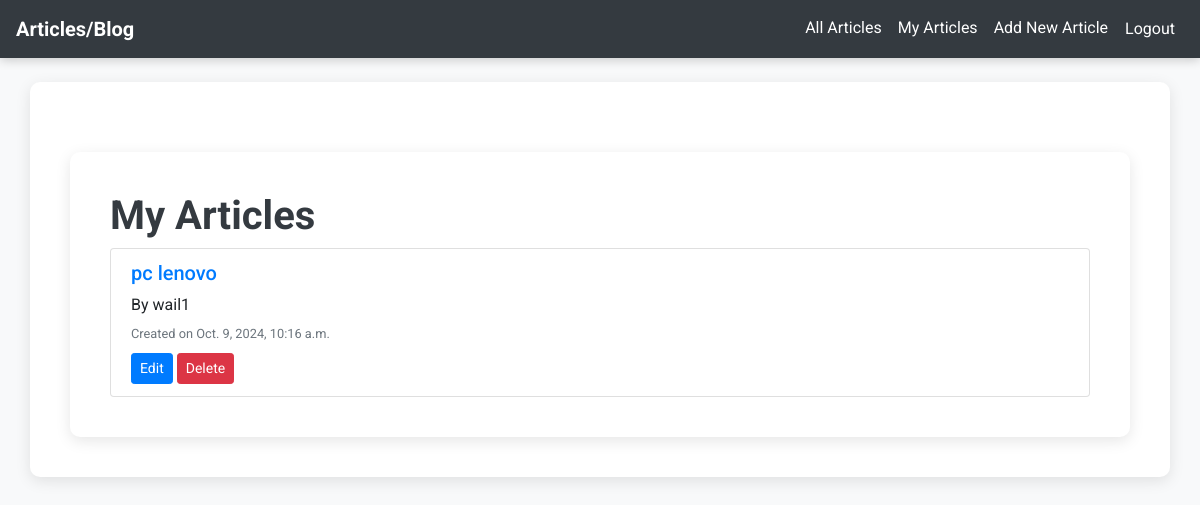
/my_articles/ (signed in), run on an earlier commit of the app's database.
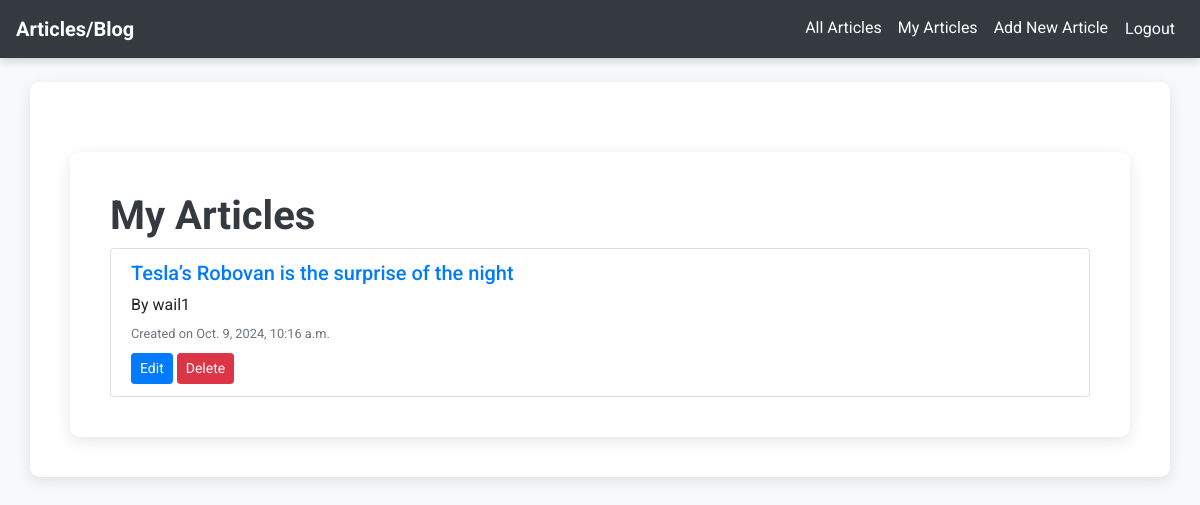
And on a later commit of the database.
### blog/models.py (models this page shows, shortened)
class Article(models.Model):
    title = models.CharField(max_length=200)
    content = models.TextField()
    author = models.ForeignKey(User, on_delete=models.CASCADE)
    created_at = models.DateTimeField(auto_now_add=True)

### blog/views.py (the view)
# urls.py: path('my_articles/', views.my_articles, name='my_articles'),
@login_required
def my_articles(request):
    articles = Article.objects.filter(author=request.user)
    return render(request, 'blog/my_articles.html', {'articles': articles})

### blog/templates/blog/my_articles.html (shortened to what this page needs)
{% extends 'base.html' %}
{% block content %}
  <div class="container">
    <h1>My Articles</h1>
    <ul class="list-group">
      {% for article in articles %}
      <li class="list-group-item">
        <h5 class="article-title">
          <a href="{% url 'article_detail' article.id %}">{{ article.title }}</a>
        </h5>
        <p class="mb-1">By {{ article.author }}</p>
        <small class="text-muted">Created on {{ article.created_at }}</small>
        <div class="mt-2">
          <a href="{% url 'edit_article' article.id %}" class="btn btn-sm btn-primary">Edit</a>
          <a href="{% url 'delete_article' article.id %}" class="btn btn-sm btn-danger">Delete</a>
        </div>
      </li>
      {% endfor %}
    </ul>
  </div>
{% endblock %}

What changed in the data, as far as the page shows it:
changed Article "wail1": title "pc lenovo" → "Tesla’s Robovan is the surprise of the night"
